Frame 1 (no input): blank canvas, image omitted
Frame 60 (no input): blank canvas, image omitted
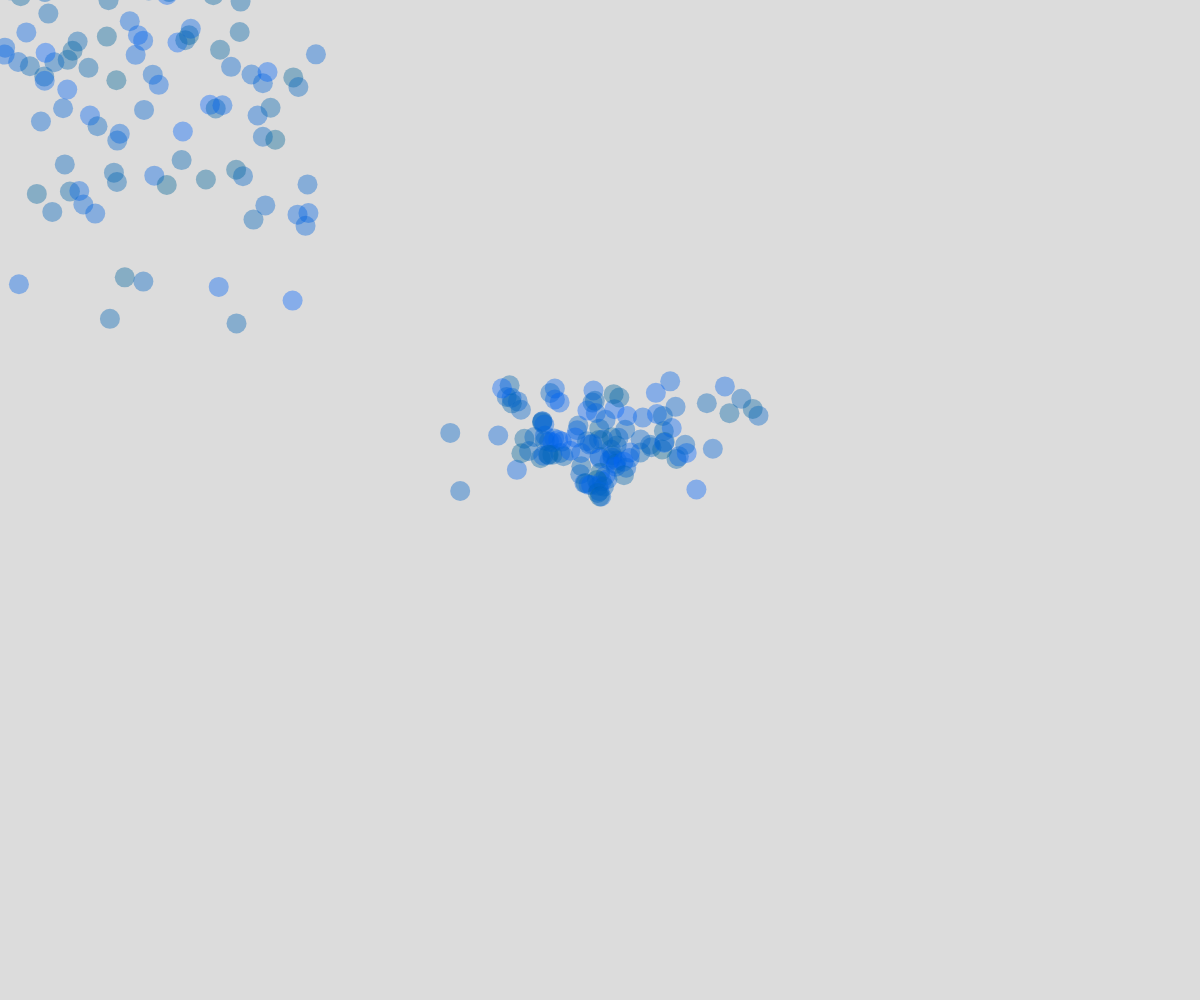
Frame 120 (the mouse pressed at the canvas centre since frame 60)

The p5.js sketch whose frames 1 and 60 were blank and that drew this single picture after the mouse press (run headless with seeded random() and noise() and a simulated clock; from frame 60 on, the mouse is pressed at the canvas centre):

// p5.js sketch
// ── sketch.js
// Working with Forces
// Nancy
// April 22, 2024
// 
// Extra for Experts:
// - describe what you did to take this project "above and beyond"

let particles = [];
let gravity;

function setup() {
  createCanvas(windowWidth, windowHeight);
  gravity = createVector(0, 0.1);
}

function mousePressed(){
 
}

function draw() {
  background(220);
  for(let i = 0; i < 2; i ++){
    particles.push(new Particle(mouseX, mouseY));
  }
  for(let i = 0; i < particles.length; i++){
    let p = particles[i];
    p.move();
    p.display();
    //check for removal
    if(p.alive===false){
      particles.splice(i,1);
    }
  }
}

class Particle{
  constructor(x,y){
    this.position = createVector(x,y);  this.s = 20;
    this.velocity = createVector(random(-3,3), random(-5,-3));
    this.c = color(0, 100, random(150,255), 100);
  }

  move(){
    //Apply force first (in this case, add gravity to velocity)
    this.velocity.add(gravity);
    //also there could be other forces (wind, friction...)

    //apply  our velocity to our position
    this.position.add(this.velocity);
    if(this.position.y > height){
      this.alive = false;
    }
    if(this.position.x < 0){
      this.position.x = 0;
      this.velocity.x *= -1;
    }
  }

  display(){
    //Draw our sprite
    fill(this.c); noStroke();
    push();
    translate(this.position.x, this.position.y);
    circle(0,0, this.s);
    pop();


  }
}
